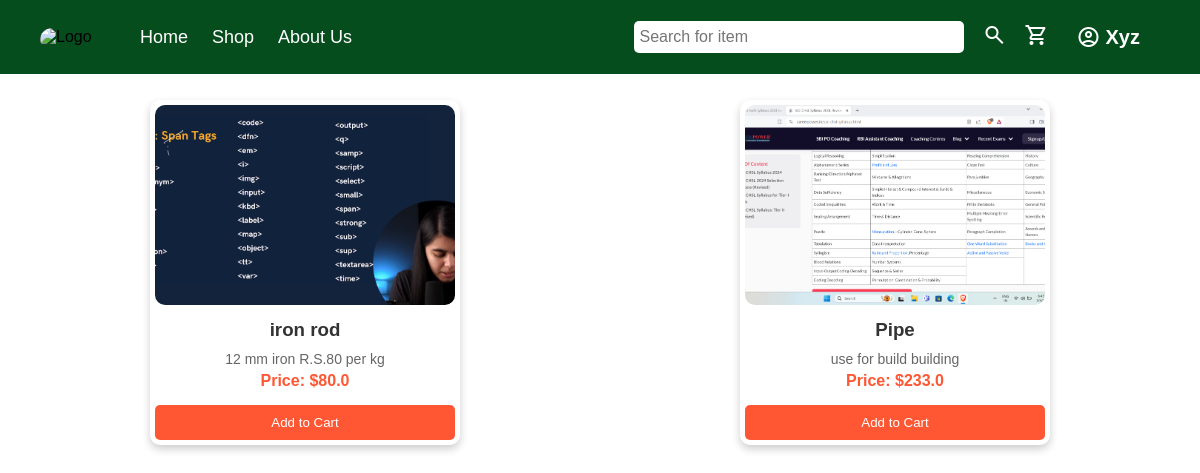
/shop (signed in), run on the app's committed database.
### app.py (models this page shows)
class User(db.Model,UserMixin):
    id = db.Column(db.Integer, primary_key=True)
    userName = db.Column(db.String(8), nullable=False)
    name = db.Column(db.String(30), nullable=False)
    email = db.Column(db.String(70), unique=True, nullable=False)
    mobileNumber = db.Column(db.BigInteger, unique=True, nullable=False)
    pincode = db.Column(db.String(6), nullable=False)
    nearby_landmark = db.Column(db.String(100), nullable=True)
    village = db.Column(db.String(100), nullable=True)
    district = db.Column(db.String(100), nullable=False)
    state = db.Column(db.String(100), nullable=False)
    password = db.Column(db.String(60), nullable=False)

class Product(db.Model):
    id = db.Column(db.Integer, primary_key=True)
    name = db.Column(db.String(100), nullable=False)
    price = db.Column(db.Float, nullable=False)
    quantity = db.Column(db.Integer, nullable=False, default=0)
    description = db.Column(db.String(255), nullable=True)
    image = db.Column(db.String(255), nullable=False)
    supplier_id = db.Column(db.Integer, db.ForeignKey('supplier.id'), nullable=False)
    supplier = db.relationship('Supplier', backref=db.backref('products', lazy=True))

### app.py (the view)
@app.route('/shop')
@login_required
def shop():
    search_query = request.args.get('search', '').strip()
    if isinstance(current_user, Supplier):
        products_query = Product.query.filter_by(supplier_id=current_user.id)
    else:
        products_query = Product.query
    products = products_query.filter(Product.name.ilike(f"%{search_query}%")).all() if search_query else products_query.all()
    return render_template('shop.html', products=products, search_query=search_query, product_not_found=bool(search_query and not products))

### app.py (called while the page is built)
@login_manager.user_loader
def load_user(user_id):
    return db.session.get(User, int(user_id)) or db.session.get(Supplier, int(user_id))

### templates/shop.html (shortened to what this page needs)
<!DOCTYPE html>
<html lang="en">
<head>
    <link rel="stylesheet" href="/static/style1.css">
</head>
<body>
     <nav class="navbar">
        <div class="logo">
          <img
            src="{{ url_for('static', filename='images/logo.avif') }}"
            alt="Logo"
          />
        </div>
        <div class="navLinks">
          <ul class="nav-links">
            <li><a href="{{ url_for('home') }}">Home</a></li>
            <li><a href="{{ url_for('shop') }}">Shop</a></li>
            <li><a href="#">About Us</a></li>
          </ul>
        </div>
        <div class="nav-icons">
          {% if current_user.is_authenticated and current_user.__class__.__name__
          == 'User' %}
          <input type="text" placeholder="Search for item" id="searchInput" />
          <button class="search-btn" onclick="searchProduct()">
            <span class="material-symbols-outlined">search</span>
          </button>
          <a href="{{ url_for('cart') }}" class="cart-btn">
            <span class="material-symbols-outlined">shopping_cart</span>
          </a>
          {% endif %}
          <div class="user-dropdown">
            {% if current_user.is_authenticated %}
            <button class="dropdown-btn">
              <span class="material-symbols-outlined">account_circle</span>
              {{ current_user.userName }}
            </button>
            {% endif %}
          </div>
        </div>
      </nav>
    {% if products %}
    <div class="product-container">
        {% for product in products %}
            <div class="product-card">
                {% if product.image %}
                    <img src="{{ url_for('static', filename='uploads/' + product.image) }}" alt="{{ product.name }}">
                {% else %}
                    <img src="{{ url_for('static', filename='images/default-product.jpg') }}" alt="Default Product">
                {% endif %}
                <h3>{{ product.name }}</h3>
                <p>{{ product.description }}</p>
                <p><strong>Price: ${{ product.price }}</strong></p>
                {% if current_user.is_authenticated and current_user.__class__.__name__ == 'User' %}
                    <button class="add-to-cart" onclick="addToCart('{{ product.id }}')">Add to Cart</button>
                {% elif current_user.is_authenticated and current_user.__class__.__name__ == 'Supplier' %}
                    {% if product.supplier_id == current_user.id %}
                        <a href="{{ url_for('edit_product', product_id=product.id) }}" class="edit-btn">Edit</a>
                    {% endif %}
                {% else %}
                    <button class="add-to-cart" onclick="loginRequired()">Add to Cart</button>
                {% endif %}
            </div>
        {% endfor %}
    </div>
    {% else %}
        <p style="text-align: center; font-size: 18px; color: red;">No products found.</p>
    {% endif %}
</body>
</html>

### static/style1.css (style rules this page uses)
* { margin: 0; padding: 0; font-family: Arial, sans-serif; }
.user-dropdown { position: relative; display: inline-block; }
.dropdown-btn { background: none; border: none; cursor: pointer; font-size: 20px; display: flex; align-items: center; gap: 5px; padding: 10px; margin-right: 70px; color: #fff; font-weight: 600; }
.navbar { display:flex; align-items: center; justify-content: space-between; background-color: #064d1e; padding: 15px 20px; width: 100%; position: fixed; top: 0px; left: 0px; z-index: 7; }
.logo img { height: 40px; margin-left: 20px; border-radius: 20px 10px 20px 10px; }
.nav-links { list-style: none; display: flex; gap: 24px; margin-right: 80px; padding: 0; }
.nav-links li { display: inline; }
.nav-links a { text-decoration: none; color: white; font-size: 18px; font-weight:200; }
.navLinks { position: fixed; margin-left: 120px; }
.nav-icons { display: flex; align-items: center; gap: 18px; }
.nav-icons input { padding: 5px; border-radius: 5px; border: none; }
.search-btn, .cart-btn { background: none; border: none; color: white; font-size: 16px; cursor: pointer; }
#searchInput { width: 320px; height: 22px; font-size: 16px; }

### templates/shop.html (style rules this page uses)
.product-container { display: grid; grid-template-columns: repeat(auto-fit, minmax(250px, 1fr)); gap: 20px; padding: 20px; justify-content: center; max-width: 1200px; margin:80px auto; }
.product-card { background: #fff; border-radius: 10px; padding: 5px; text-align: center; box-shadow: 0px 4px 8px rgba(0, 0, 0, 0.2); transition: transform 0.3s ease, box-shadow 0.3s ease; width: 100%; max-width: 300px; margin: auto; }
.product-card img { width: 100%; height: 200px; object-fit: cover; border-radius: 10px; }
.product-card h3 { color: #333; margin: 10px 0; }
.product-card p { color: #666; font-size: 14px; margin: 5px 0; }
.product-card strong { color: #ff5733; font-size: 16px; }
.product-card button { background: #ff5733; color: white; border: none; padding: 10px; width: 100%; cursor: pointer; border-radius: 5px; margin-top: 10px; transition: background 0.3s; }

### data on the page
User: userName "Xyz"
Product: image (picture), name "iron rod", description "12 mm iron R.S.80 per kg", price "80.0"
Product: image (picture), name "Pipe", description "use for build building", price "233.0"
